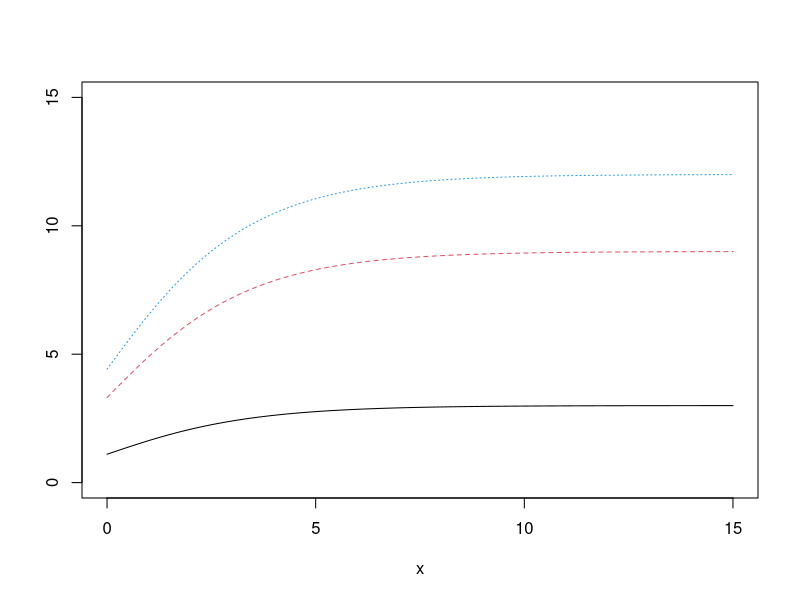

This figure's R source: (Note: this script raises an error after producing the figure.)
q.formula=function(a,b,c){
  rad=b^2-(4*a*c)
  if(all(rad>=0)){
    rad=sqrt(rad)
  }else{rad=sqrt(as.complex(rad))}
  return(cbind(-b-rad,-b+rad)/(2*a))
}
q.formula(2,10,12)

##1a
area.f=function(r){
  area=pi*r^2
  return(round(area,digits=2))
}
area.f(c(2,4,6))

##1b
f.to.c=function(f){
  conversion=(5/9)*(f-32)
  return(round(conversion,digits = 2))
}
f.to.c(c(32,60,90,110,212))

##2
gomp=function(a,k,x0,x){
  y=a*exp(-exp(-k*(x-x0)))
  return(y)
}

x=seq(0,15,0.02)
g_a3=gomp(3,0.5,0,x)
g_a9=gomp(9,0.5,0,x)
g_a12=gomp(12,0.5,0,x)

plot(x,g_a3,ylab="",type="l",lty=1,ylim=c(0,15))
lines(x,g_a9,ylab="",type="l",lty=2,col=2)
lines(x,g_a12,ylab="",type = "l",lty=3,col=4)
legend(locator(1),lty=c(1,2,3),col=c(1,2,4),c("a=3","a=9","a=12"),cex=1.5)

##b
x=seq(0,15,0.02)
g_k0.3=gomp(9,0.3,0,x)
g_k0.7=gomp(9,0.7,0,x)
g_k1.1=gomp(9,1.1,0,x)

plot(x,g_k0.3,ylab="",type="l",lty=1,ylim=c(0,15))
lines(x,g_k0.7,ylab="",type="l",lty=2,col=2)
lines(x,g_k1.1,ylab="",type = "l",lty=3,col=4)
legend(locator(1),lty=c(1,2,3),col=c(1,2,4),c("k=0.3","k=0.7","k=1.1"),cex=1.5)

##c
x=seq(-10,20,0.02)
g_x0_0=gomp(7,0.5,0,x)
g_x0_4=gomp(7,0.5,4,x)
g_x0_8=gomp(7,0.5,8,x)

plot(x,g_x0_0,ylab="",type="l",lty=1,ylim=c(-10,20))
lines(x,g_x0_4,ylab="",type="l",lty=2,col=2)
lines(x,g_x0_8,ylab="",type = "l",lty=3,col=4)
legend(locator(1),lty=c(1,2,3),col=c(1,2,4),c("x0=0","x0=4","x0=8"),cex=1.5)

##d
vonb=function(a,k,t0,t){
  y=a*(1-exp(-k*(t-t0)))
  return(y)}

t=seq(0,10,0.02)
a=c(2,4,6)
k=c(1,3,5)
t0=c(0,0,0)
nam1=paste0("a.",a[1]," k.",k[1]," t0_",t0[1])
nam2=paste0("a.",a[2]," k.",k[2]," t0_",t0[2])
nam3=paste0("a.",a[3]," k.",k[3]," t0_",t0[3])

b=vonb(a[1],k[1],t0[1],x)
c=vonb(a[2],k[2],t0[2],x)
d=vonb(a[3],k[3],t0[3],x)

plot(x,b,ylab="",type="l",lty=1,ylim=c(0,6))
lines(x,c,ylab="",type="l",lty=2,col=2)
lines(x,d,ylab="",type = "l",lty=3,col=4)
legend(locator(1),lty=c(1,2,3),col=c(1,2,4),c(nam1,nam2,nam3),cex=.75)
